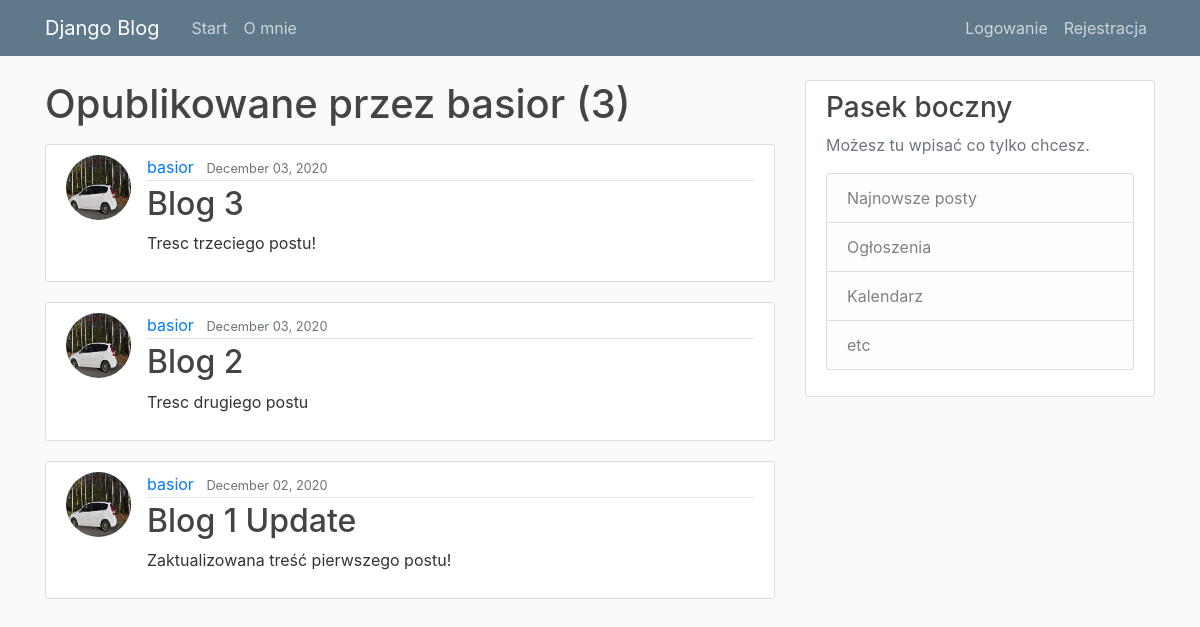
The page /user/basior on the database as committed earlier.
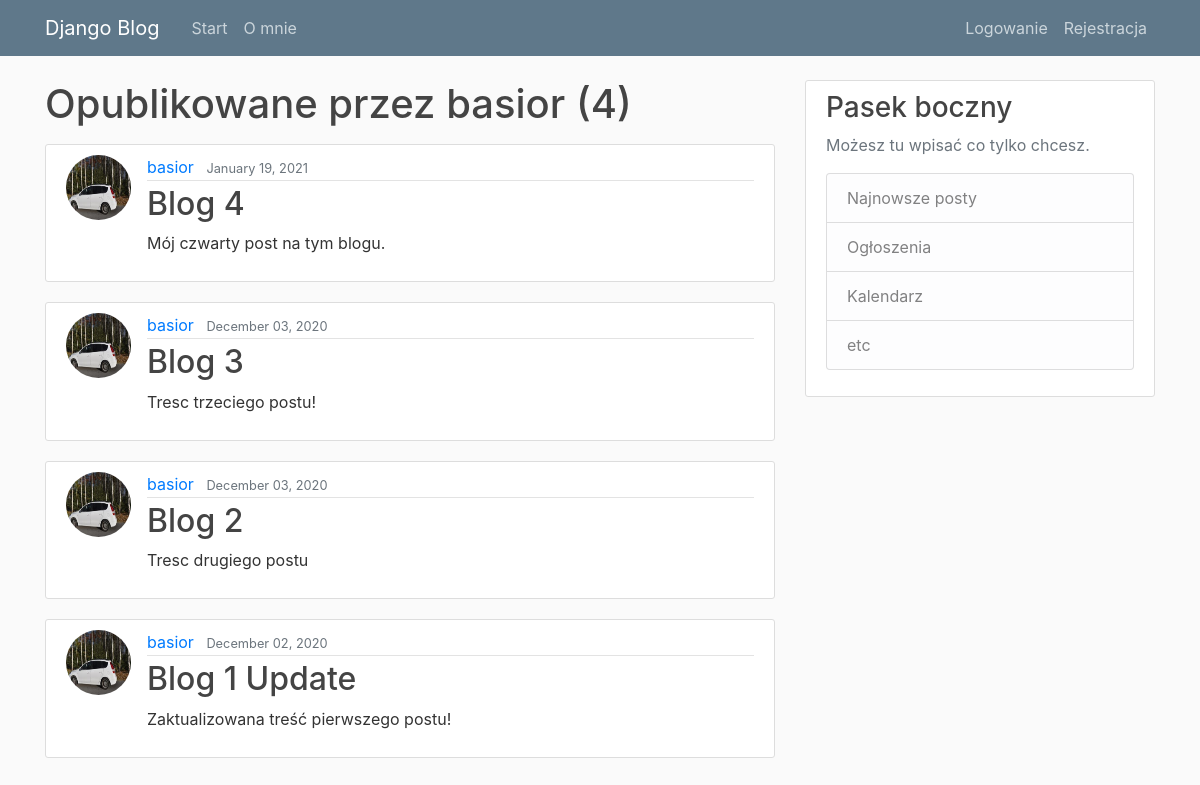
The same page on the database as committed later.
### blog/models.py (models this page shows, shortened)
class Post(models.Model):
    title = models.CharField(max_length=100)
    content = models.TextField()
    date_posted = models.DateTimeField(default=timezone.now)
    author = models.ForeignKey(User, on_delete=models.CASCADE)

### users/models.py (models this page shows, shortened)
class Profile(models.Model):
    user = models.OneToOneField(User, on_delete=models.CASCADE)
    image = models.ImageField(default='default.jpg', upload_to='profile_pics')

### blog/views.py (the view)
# urls.py: path('user/<str:username>', UserPostListView.as_view(), name='user-posts'),
class UserPostListView(ListView):
    model = Post
    template_name = 'blog/user_posts.html'
    context_object_name = 'posts'
    paginate_by = 5
    def get_queryset(self):
        user = get_object_or_404(User, username=self.kwargs.get('username'))
        return Post.objects.filter(author=user).order_by('-date_posted')

### blog/templates/blog/user_posts.html (shortened to what this page needs)
{% extends "blog/base.html" %}
{% block content %}
    <h1 class="mb-3">Opublikowane przez {{  view.kwargs.username }} ({{  page_obj.paginator.count }})</h1>
    {% for post in posts %}
        <article class="media content-section">
            <img class="rounded-circle article-img" src="{{ post.author.profile.image.url }}">
          <div class="media-body">
            <div class="article-metadata">
              <a class="mr-2" href="{% url 'user-posts'  post.author.username %}">{{ post.author }}</a>
              <small class="text-muted">{{ post.date_posted|date:"F d, Y" }}</small>
            </div>
            <h2><a class="article-title" href="{% url 'post-detail' post.id %}">{{ post.title }}</a></h2>
            <p class="article-content">{{ post.content }}</p>
          </div>
        </article>
    {% endfor %}
{% endblock content %}

Rows that differ between the two databases and show on the page:
added Post: author.profile.image (picture), author "basior", date_posted "January 19, 2021", title "Blog 4", content "Mój czwarty post na tym blogu."
Other text that changed with them:
{{ page_obj.paginator.count }}: "3" → "4"
